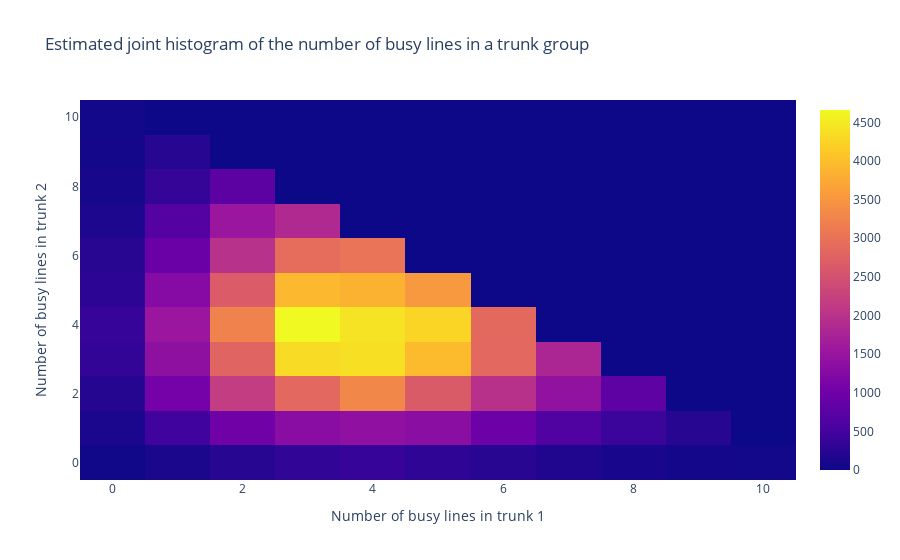
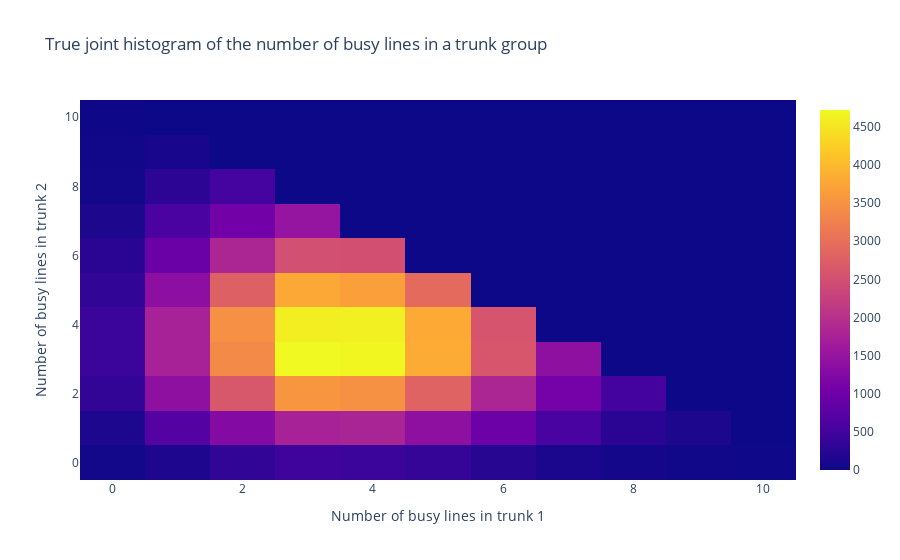

The notebook cell saved with these charts, in order:
### Code cell
X_est_joint = metropolis_hastings_joint(g_joint(A1,A2),N,m)
X_true_joint = joint_truncated_poisson_samples(A1,A2,0,m,N)

#joint histogram estimate
hist_joint_estimate,_,_ = np.histogram2d(X_est_joint[:,0],X_est_joint[:,1], bins = [np.arange(m+2),np.arange(m+2)])
#joint histogram true
hist_joint_true,_,_ = np.histogram2d(X_true_joint[:,0],X_true_joint[:,1], bins = [np.arange(m+2),np.arange(m+2)])
#plot the joint estimated joint histogram
fig = go.Figure(data = [go.Heatmap(z = hist_joint_estimate)])
fig.update_layout(title = 'Estimated joint histogram of the number of busy lines in a trunk group',
                  xaxis_title = 'Number of busy lines in trunk 1',
                  yaxis_title = 'Number of busy lines in trunk 2')
fig.show()
#plot the joint true joint histogram
fig = go.Figure(data = [go.Heatmap(z = hist_joint_true)])
fig.update_layout(title = 'True joint histogram of the number of busy lines in a trunk group',
                  xaxis_title = 'Number of busy lines in trunk 1',
                  yaxis_title = 'Number of busy lines in trunk 2')
fig.show()

### Figure 1 — Plotly figure (JSON) as saved in the notebook; plotly's stock layout.template omitted (floating-point values rounded to 4 significant figures)
{"data": [{"type": "heatmap", "z": [[28, 117, 233, 324, 385, 298, 245, 172, 100, 71, 49], [123, 476, 997, 1321, 1395, 1348, 963, 632, 418, 238, 0], [219, 1061, 2175, 2850, 3301, 2648, 1974, 1430, 800, 0, 0], [346, 1385, 2785, 4332, 4385, 3953, 2853, 1796, 0, 0, 0], [373, 1527, 3233, 4661, 4423, 4262, 2869, 0, 0, 0, 0], [292, 1267, 2661, 3927, 3856, 3529, 0, 0, 0, 0, 0], [243, 945, 1985, 2924, 3026, 0, 0, 0, 0, 0, 0], [145, 681, 1528, 1848, 0, 0, 0, 0, 0, 0, 0], [87, 361, 775, 0, 0, 0, 0, 0, 0, 0, 0], [61, 234, 0, 0, 0, 0, 0, 0, 0, 0, 0], [51, 0, 0, 0, 0, 0, 0, 0, 0, 0, 0]]}], "layout": {"title": {"text": "Estimated joint histogram of the number of busy lines in a trunk group"}, "xaxis": {"title": {"text": "Number of busy lines in trunk 1"}}, "yaxis": {"title": {"text": "Number of busy lines in trunk 2"}}}}

### Figure 2 — Plotly figure (JSON) as saved in the notebook; plotly's stock layout.template omitted (floating-point values rounded to 4 significant figures)
{"data": [{"type": "heatmap", "z": [[52, 170, 327, 456, 427, 357, 237, 129, 62, 25, 17], [146, 688, 1273, 1753, 1784, 1403, 970, 556, 266, 136, 0], [340, 1396, 2633, 3553, 3471, 2802, 1821, 1068, 505, 0, 0], [423, 1750, 3378, 4720, 4686, 3830, 2604, 1401, 0, 0, 0], [425, 1751, 3463, 4598, 4620, 3809, 2578, 0, 0, 0, 0], [332, 1388, 2758, 3783, 3668, 2910, 0, 0, 0, 0, 0], [265, 959, 1807, 2512, 2498, 0, 0, 0, 0, 0, 0], [137, 577, 1053, 1492, 0, 0, 0, 0, 0, 0, 0], [57, 286, 517, 0, 0, 0, 0, 0, 0, 0, 0], [27, 102, 0, 0, 0, 0, 0, 0, 0, 0, 0], [13, 0, 0, 0, 0, 0, 0, 0, 0, 0, 0]]}], "layout": {"title": {"text": "True joint histogram of the number of busy lines in a trunk group"}, "xaxis": {"title": {"text": "Number of busy lines in trunk 1"}}, "yaxis": {"title": {"text": "Number of busy lines in trunk 2"}}}}
